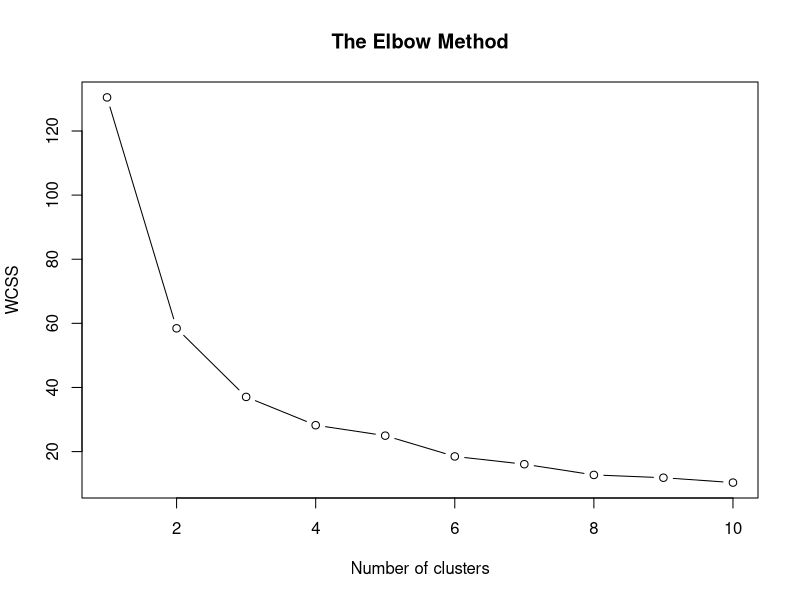
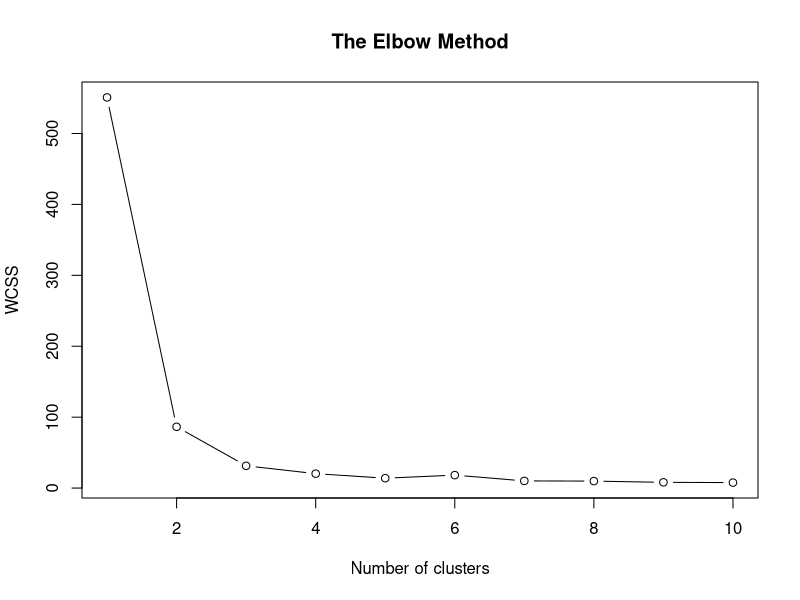
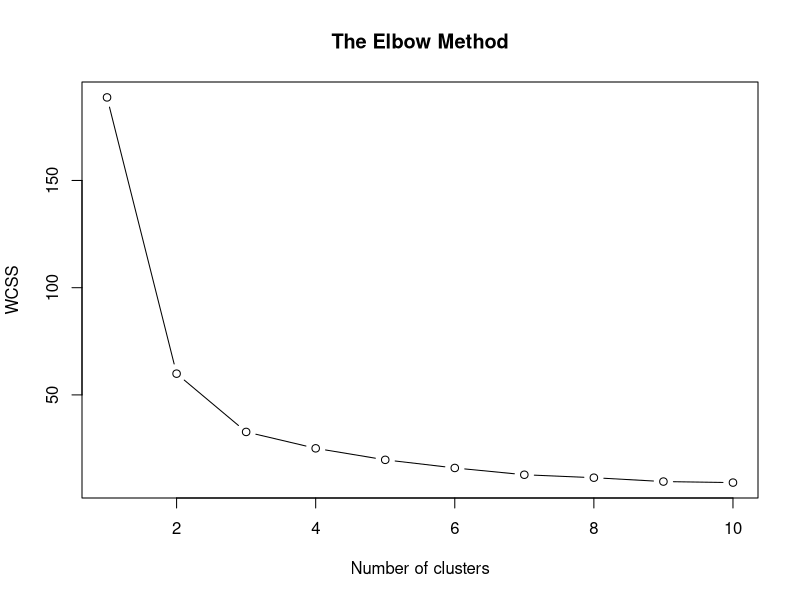

Here is the R script that generated these plots, in order: (Note: this script raises an error after producing the figures.)
#EVALUATION 4 


#YIM QUIROZ 17210623
#KEVIN MARQUEZ 17212923


#Read library(ggplot2)
library(ggplot2)
#Import the iris.csv
dataf <- iris
head(dataf)

lw = dataf[1:2]
lw2 = dataf[3:4]
lw3 = dataf[c(1,4)]

ELBOW <- function(dataset){set.seed(6)
  wcss = vector()
  for (i in 1:10) wcss[i] = sum(kmeans(dataset, i)$withinss)
  plot(1:10, wcss, type = 'b',main = paste('The Elbow Method'),xlab = 'Number of clusters',ylab = 'WCSS')}

ELBOW(lw)
ELBOW(lw2)
ELBOW(lw3)

#We define a scatter diagram
ggplot(dataf, aes(Petal.Length, Petal.Wilth)) + geom_point(aes(col=Species), size=4)

#We define the center which is the number of groups to which we are going to group = 3
set.seed(101)
irisCluster <- kmeans(dataf[,1:4], center=3, nstart=20)
irisCluster

#Let's compare the groups, the old and the new
table(irisCluster$cluster, dataf$Species)

#Read library(cluster)
library(cluster)

#PLOT OF THE PROBLEM
clusplot(iris, irisCluster$cluster, color=T, shade=T, labels=0, lines=0)